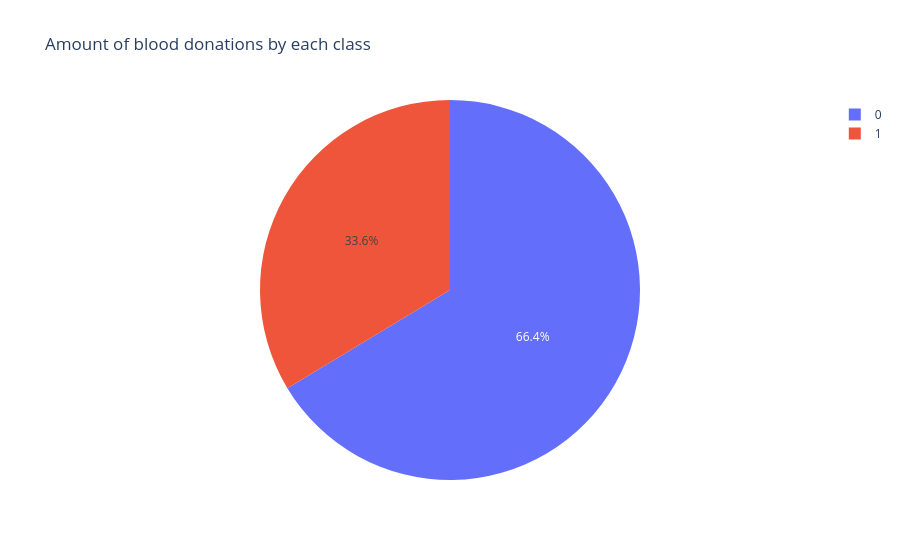

Source (notebook cell):
### Code cell
#Task 1.2 Create a visualization 

# Grouping the data by class and summing the total blood donations
totalBloodDon = btData.groupby('class')['total_number_of_donations'].sum().reset_index()
totalBloodDon.columns = ['class', 'count']

figpie = px.pie(totalBloodDon, values='count', names='class', title='Amount of blood donations by each class')
figpie.show()

### Figure 1 — Plotly figure (JSON) as saved in the notebook; plotly's stock layout.template omitted (floating-point values rounded to 4 significant figures)
{"data": [{"domain": {"x": [0, 1], "y": [0, 1]}, "hovertemplate": "class=%{label}<br>count=%{value}<extra></extra>", "labels": [0, 1], "legendgroup": "", "name": "", "showlegend": true, "type": "pie", "values": [2737, 1388]}], "layout": {"legend": {"tracegroupgap": 0}, "title": {"text": "Amount of blood donations by each class"}}}
